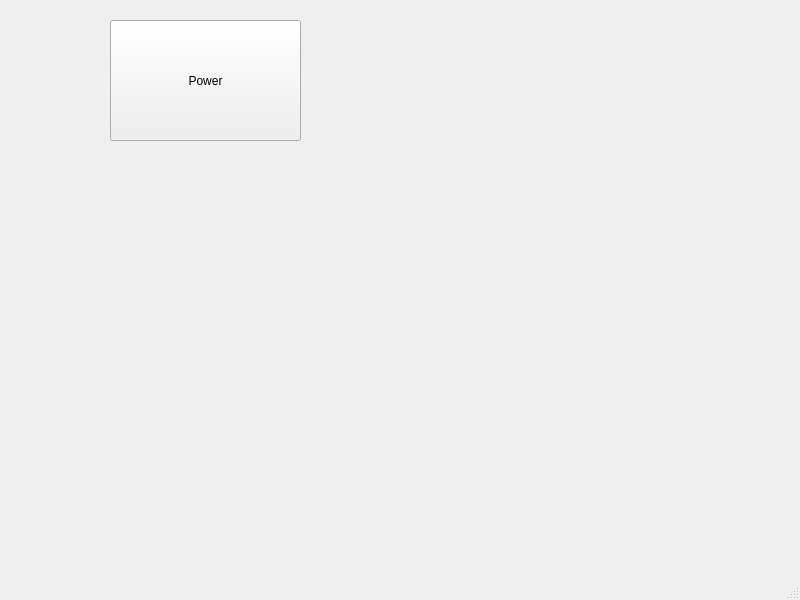
<?xml version="1.0" encoding="UTF-8"?>
<ui version="4.0">
 <class>MainWindow</class>
 <widget class="QMainWindow" name="MainWindow">
  <property name="geometry">
   <rect>
    <x>0</x>
    <y>0</y>
    <width>800</width>
    <height>600</height>
   </rect>
  </property>
  <property name="windowTitle">
   <string>MainWindow</string>
  </property>
  <widget class="QWidget" name="centralwidget">
   <widget class="QPushButton" name="pushButton">
    <property name="geometry">
     <rect>
      <x>110</x>
      <y>20</y>
      <width>191</width>
      <height>121</height>
     </rect>
    </property>
    <property name="text">
     <string>Power</string>
    </property>
   </widget>
  </widget>
  <widget class="QMenuBar" name="menubar">
   <property name="geometry">
    <rect>
     <x>0</x>
     <y>0</y>
     <width>800</width>
     <height>21</height>
    </rect>
   </property>
  </widget>
  <widget class="QStatusBar" name="statusbar"/>
 </widget>
 <resources/>
 <connections/>
</ui>
